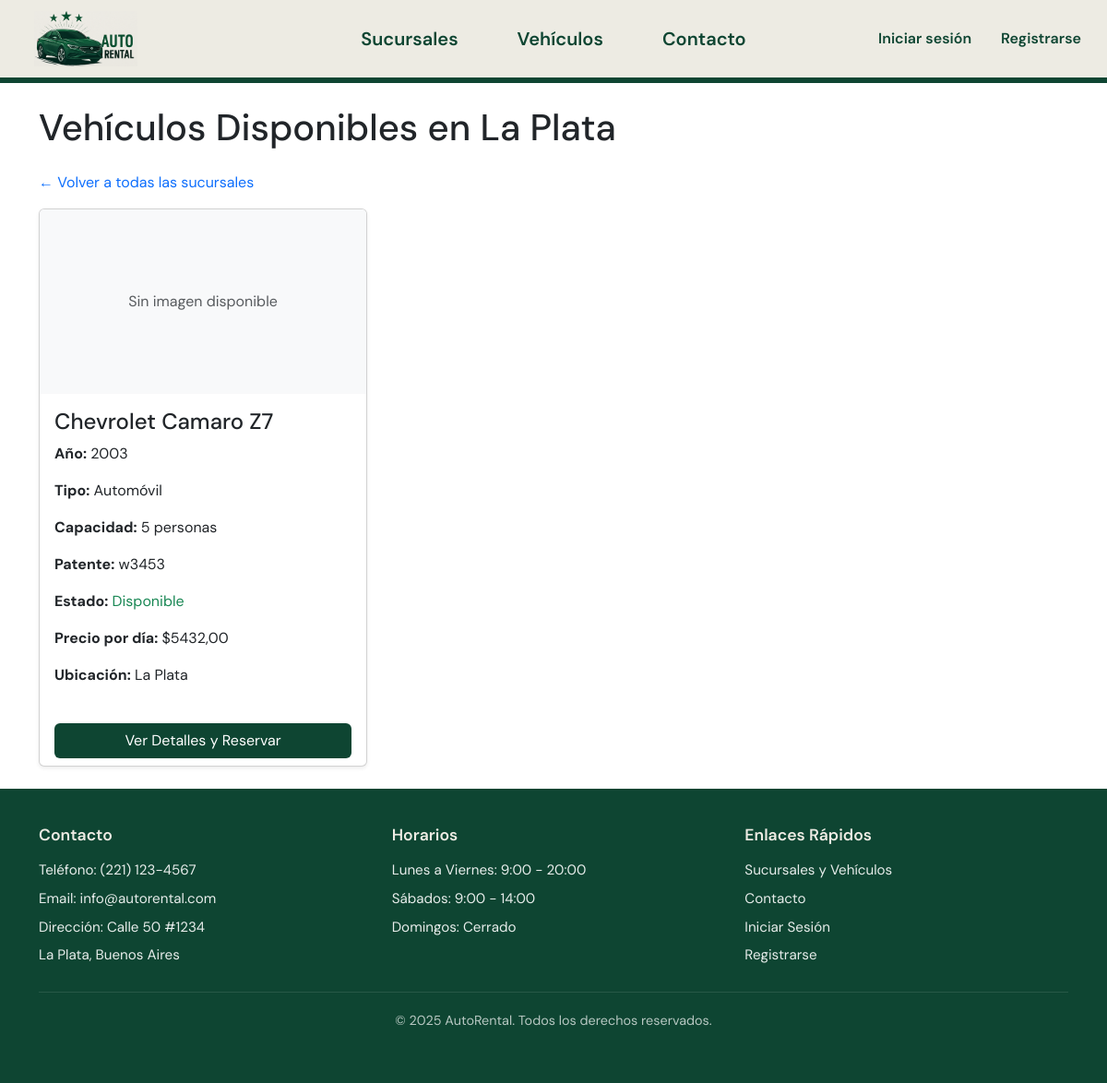
The app's page /sucursales/1/vehiculos/, older data.
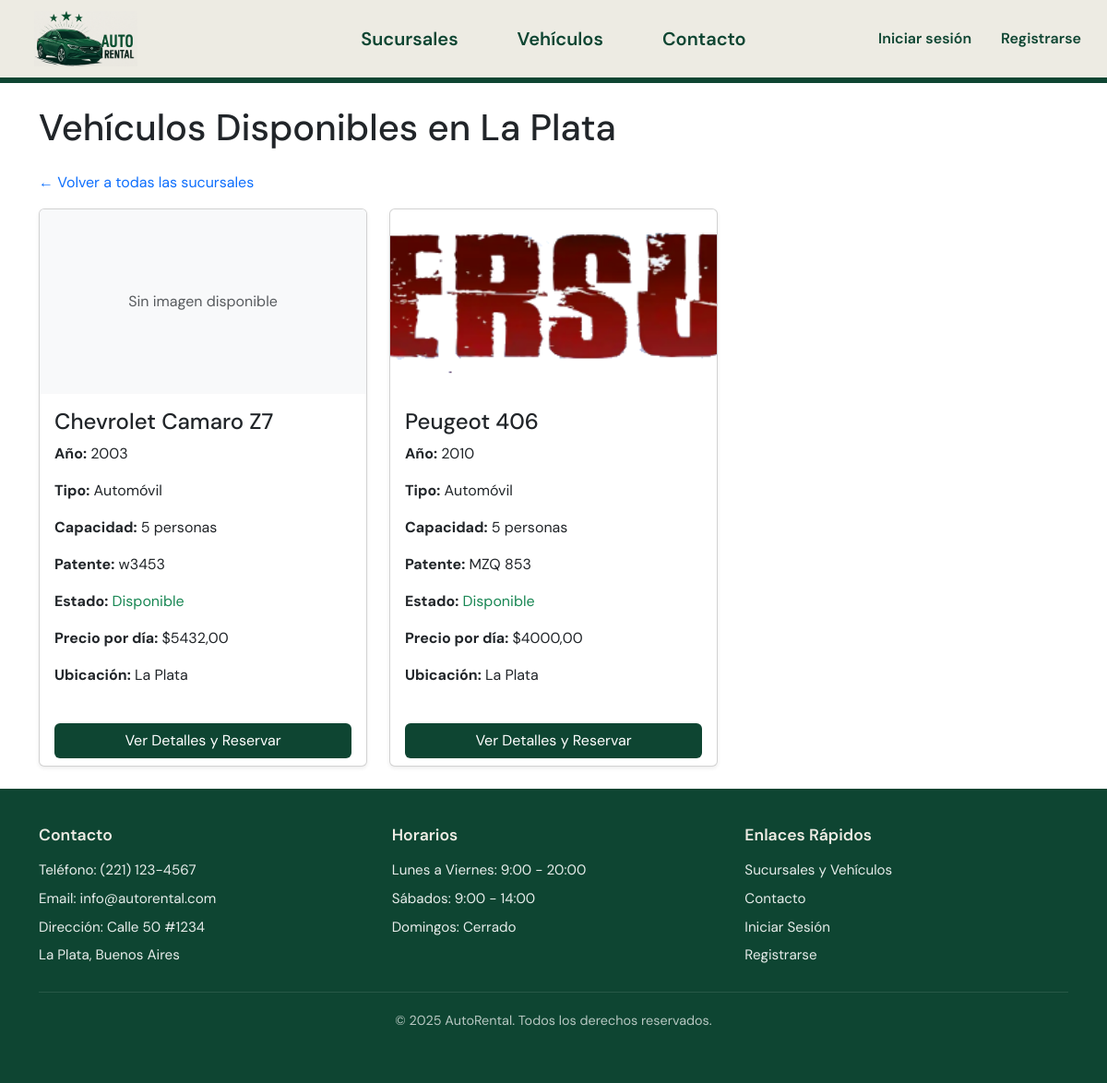
The same page, newer data.
### vehiculos/models.py (models this page shows, shortened)
class Vehiculo(models.Model):
    TIPO_CHOICES = [
        ('AUTOMOVIL', 'Automóvil'),
        ('CAMIONETA', 'Camioneta'),
        ('4X4', '4x4'),
    ]
    REEMBOLSO_CHOICES = [
        ('0', '0%'),
        ('20', '20%'),
        ('100', '100%'),
    ]
    marca = models.CharField(max_length=100)
    modelo = models.CharField(max_length=100)
    año = models.PositiveIntegerField()
    patente = models.CharField(max_length=10, unique=True)
    tipo = models.CharField(max_length=20, choices=TIPO_CHOICES, default='AUTOMOVIL')
    capacidad = models.PositiveIntegerField(default=5, help_text='Número de pasajeros')
    precio_por_dia = models.DecimalField(max_digits=10, decimal_places=2)
    sucursal_actual = models.ForeignKey(Sucursal, on_delete=models.CASCADE, related_name='vehiculos_en_sucursal')
    disponible = models.BooleanField(default=True)
    foto_base64 = models.TextField(blank=True, null=True)
    politica_de_reembolso = models.CharField(
        max_length=3,
        choices=REEMBOLSO_CHOICES,
        default='0'
    )
    class Meta:
        verbose_name_plural = "Vehículos"

### sucursales/models.py (models this page shows, shortened)
class Sucursal(models.Model):
    nombre = models.CharField(max_length=100)
    direccion = models.CharField(max_length=200)
    telefono = models.CharField(max_length=20)
    class Meta:
        verbose_name_plural = "Sucursales"

### sucursales/views.py (the view)
# urls.py: path('<int:sucursal_id>/vehiculos/', views.VehiculoListView.as_view(), name='vehiculos_por_sucursal'),
class VehiculoListView(ListView):
    model = Vehiculo
    template_name = 'sucursales/vehiculo_list.html'
    context_object_name = 'vehiculos'
    def get_queryset(self):
        sucursal_id = self.kwargs.get('sucursal_id')
        if sucursal_id:
            return Vehiculo.objects.filter(sucursal_actual_id=sucursal_id, disponible=True)
        return Vehiculo.objects.filter(disponible=True)
    def get_context_data(self, **kwargs):
        context = super().get_context_data(**kwargs)
        sucursal_id = self.kwargs.get('sucursal_id')
        if sucursal_id:
            context['sucursal'] = get_object_or_404(Sucursal, pk=sucursal_id)
        return context

### sucursales/templates/sucursales/vehiculo_list.html (shortened to what this page needs)
{% extends 'home/base.html' %}
{% block content %}
<div class="row justify-content-center">
    <div class="col-12">
        <h1 class="mb-4">Vehículos Disponibles {% if sucursal %}en {{ sucursal.nombre }}{% endif %}</h1>
        {% if sucursal %}
            <p><a href="{% url 'sucursales:lista_sucursales' %}" class="text-decoration-none">← Volver a todas las sucursales</a></p>
        {% endif %}
        {% if vehiculos %}
            <div class="row">
                {% for vehiculo in vehiculos %}
                    <div class="col-md-6 col-lg-4 mb-4">
                        <div class="card shadow-sm h-100">
                            {% if vehiculo.foto_base64 %}
                                <img
                                     alt="{{ vehiculo.marca }} {{ vehiculo.modelo }}"
                                     class="card-img-top"
                                     style="height: 200px; object-fit: cover;">
                            {% else %}
                                <div class="card-img-top bg-light d-flex align-items-center justify-content-center"
                                     style="height: 200px;">
                                    <span class="text-muted">Sin imagen disponible</span>
                                </div>
                            {% endif %}
                            <div class="card-body">
                                <h4 class="card-title">{{ vehiculo.marca }} {{ vehiculo.modelo }}</h4>
                                <p><strong>Año:</strong> {{ vehiculo.año }}</p>
                                <p><strong>Tipo:</strong> {{ vehiculo.get_tipo_display }}</p>
                                <p><strong>Capacidad:</strong> {{ vehiculo.capacidad }} personas</p>
                                <p><strong>Patente:</strong> {{ vehiculo.patente }}</p>
                                <p><strong>Estado:</strong>
                                    {% if vehiculo.disponible %}
                                        <span class="text-success">Disponible</span>
                                    {% else %}
                                        <span class="text-danger">No Disponible</span>
                                    {% endif %}
                                </p>
                                <p><strong>Precio por día:</strong> ${{ vehiculo.precio_por_dia|floatformat:2 }}</p>
                                <p><strong>Ubicación:</strong> {{ vehiculo.sucursal_actual.nombre }}</p>
                            </div>
                            <div class="card-footer bg-transparent border-0">
                                <a href="{% url 'sucursales:vehiculo_detail' vehiculo.id %}" class="btn text-white w-100" style="background-color: #0e4532;">
                                    Ver Detalles y Reservar
                                </a>
                            </div>
                        </div>
                    </div>
                {% endfor %}
            </div>
        {% else %}
            <p>No hay vehículos disponibles {% if sucursal %}en esta sucursal{% endif %} en este momento.</p>
        {% endif %}
    </div>
</div>
{% endblock %}

Row changes from the older to the newer data that the page shows:
now on this page (row edited): Vehiculo: marca "Peugeot", modelo "406", año "2010", tipo "Automóvil", capacidad "5", patente "MZQ 853", disponible "Disponible", precio_por_dia "4000,00", sucursal_actual.nombre "La Plata"
